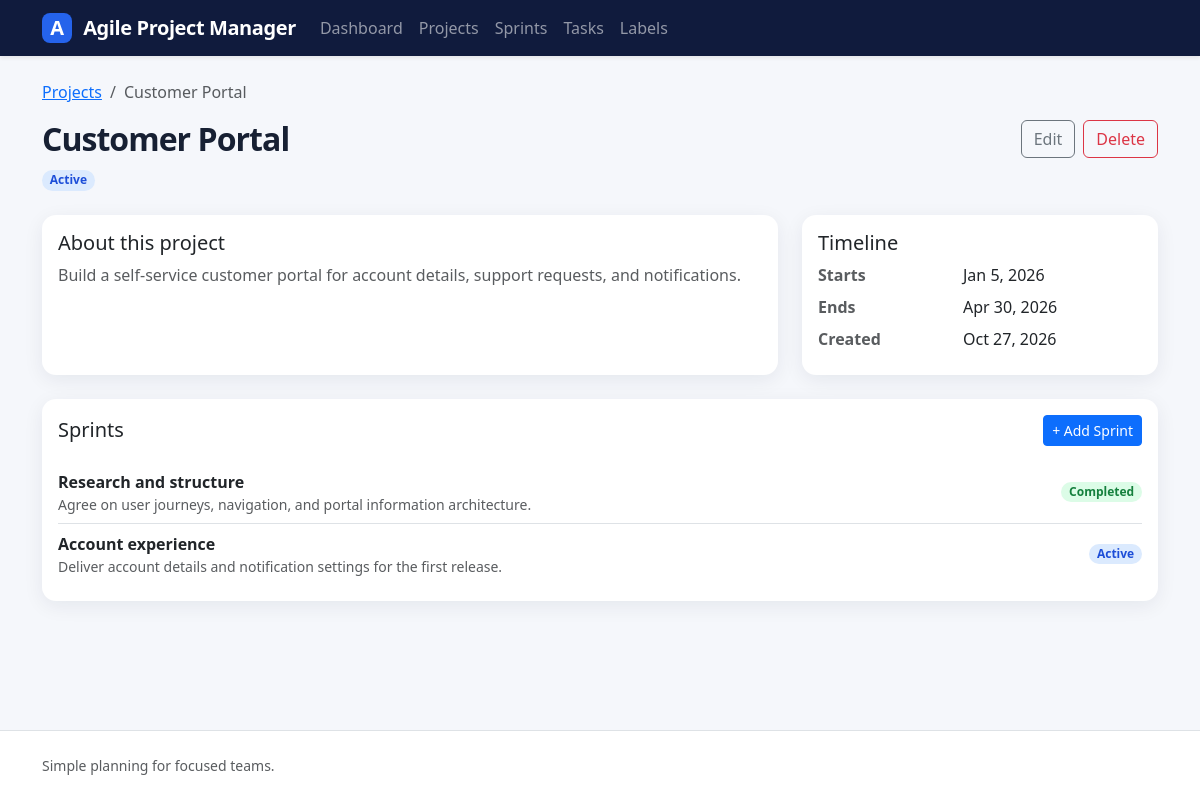
/projects/1/, run on the app's committed database.
### projects/models.py (models this page shows, shortened)
class Project(models.Model):
    class StatusChoices(models.TextChoices):
        ACTIVE = 'active', 'Active'
        COMPLETED = 'completed', 'Completed'
        ON_HOLD = 'on_hold', 'On Hold'
    name = models.CharField(
        max_length=100,
        validators=[MinLengthValidator(2)],
    )
    description = models.TextField(max_length=500, blank=True, null=True)
    start_date = models.DateField()
    end_date = models.DateField()
    status = models.CharField(choices=StatusChoices.choices, max_length=10)
    created_at = models.DateTimeField(auto_now_add=True)

### sprints/models.py (models this page shows, shortened)
class Sprint(models.Model):
    class StatusChoices(models.TextChoices):
        PLANNED = 'planned', 'Planned'
        ACTIVE = 'active', 'Active'
        COMPLETED = 'completed', 'Completed'
    project = models.ForeignKey(Project, on_delete=models.CASCADE)
    name = models.CharField(
        max_length=100,
        validators=[MinLengthValidator(4)],
    )
    goal = models.CharField(max_length=100)
    start_date = models.DateField()
    end_date = models.DateField()
    status = models.CharField(choices=StatusChoices.choices, max_length=10)

### projects/views.py (the view)
# urls.py: path('',  ProjectDetailView.as_view(), name='detail'),
class ProjectDetailView(DetailView):
    model = Project
    template_name = 'projects/project_detail.html'
    context_object_name = 'project'
    def get_context_data(self, **kwargs):
        context = super().get_context_data(**kwargs)
        context['sprints'] = Sprint.objects.filter(project=self.object)
        return context

### templates/projects/project_detail.html
{% extends "base.html" %}
{% block content %}
    <nav aria-label="breadcrumb" class="mb-3">
        <ol class="breadcrumb">
            <li class="breadcrumb-item">
                <a href="{% url 'projects:list' %}">
                    Projects
                </a>
            </li>
            <li class="breadcrumb-item active">
                {{ project.name }}
            </li>
        </ol>
    </nav>
    <div class="page-header">
        <div>
            <h1 class="h2 mb-2">
                {{ project.name|title }}
            </h1>
            <span class="badge rounded-pill badge-status-{{ project.status }}">
                {{ project.get_status_display|default:project.status|title }}
            </span>
        </div>
        <div class="d-flex gap-2">
            <a class="btn btn-outline-secondary" href="{% url 'projects:update' project.pk %}">
                Edit
            </a>
            <a class="btn btn-outline-danger" href="{% url 'projects:delete' project.pk %}">
                Delete
            </a>
        </div>
    </div>
    <div class="row g-4 mb-4">
        <div class="col-lg-8">
            <div class="card h-100">
                <div class="card-body">
                    <h2 class="h5">
                        About this project
                    </h2>
                    <p class="text-muted mb-0">
                        {{ project.description|default:"No description has been added yet."|linebreaksbr }}
                    </p>
                </div>
            </div>
        </div>
        <div class="col-lg-4">
            <div class="card h-100">
                <div class="card-body">
                    <h2 class="h5">
                        Timeline
                    </h2>
                    <dl class="row mb-0">
                        <dt class="col-5 text-muted">
                            Starts
                        </dt>
                        <dd class="col-7">
                            {{ project.start_date|date:"M j, Y" }}
                        </dd>
                        <dt class="col-5 text-muted">
                            Ends
                        </dt>
                        <dd class="col-7">
                            {{ project.end_date|date:"M j, Y" }}
                        </dd>
                        <dt class="col-5 text-muted">
                            Created
                        </dt>
                        <dd class="col-7">
                            {{ project.created_at|date:"M j, Y" }}
                        </dd>
                    </dl>
                </div>
            </div>
        </div>
    </div>
    <div class="card">
        <div class="card-body">
            <div class="d-flex justify-content-between align-items-center mb-3">
                <h2 class="h5 mb-0">
                    Sprints
                </h2>
                <a class="btn btn-sm btn-primary" href="{% url 'sprints:create' %}?project={{ project.pk }}">
                    + Add Sprint
                </a>
            </div>
            <div class="list-group list-group-flush">
                {% for sprint in sprints %}
                    <a href="{% url 'sprints:detail' sprint.pk %}" class="list-group-item list-group-item-action px-0 d-flex
                                            justify-content-between align-items-center">
                        <div>
                            <span class="fw-semibold">
                                {{ sprint.name }}
                            </span>
                            <div class="small text-muted">
                                {{ sprint.goal|truncatewords:12 }}
                            </div>
                        </div>
                        <span class="badge rounded-pill badge-status-{{ sprint.status }}">
                            {{ sprint.get_status_display|default:sprint.status|title }}
                        </span>
                    </a>
                {% empty %}
                    {% include "partials/_empty_state.html" with title="No sprints yet" message="Add a sprint to start planning this project." action_url=sprint_create_url action_text="Add sprint" %}
                {% endfor %}
            </div>
        </div>
    </div>
{% endblock %}

### static/css/style.css (style rules this page uses)
:root { --navy: #101b3d; --navy-light: #1b2b58; --blue: #2563eb; --page-bg: #f5f7fb; --ink: #172033; }
body { background: var(--page-bg); color: var(--ink); min-height: 100vh; display: flex; flex-direction: column; }
.page-header { display: flex; align-items: flex-start; justify-content: space-between; gap: 1rem; margin-bottom: 1.5rem; }
.page-header h1 { font-weight: 700; letter-spacing: -.03em; }
.card, .stat-card { border: 0; border-radius: 14px; box-shadow: 0 5px 20px rgba(16, 27, 61, .07); }
.badge-status-active, .badge-status-in_progress { background: #dbeafe; color: #1d4ed8; }
.badge-status-completed, .badge-status-done { background: #dcfce7; color: #15803d; }

### data on the page
Project: name "Customer Portal", status "Active", description "Build a self-service customer portal for account details, support requests, and notifications.", start_date "Jan 5, 2026", end_date "Apr 30, 2026", created_at "Oct 27, 2026"
Sprint: name "Research and structure", goal "Agree on user journeys, navigation, and portal information architecture.", status "Completed"
Sprint: name "Account experience", goal "Deliver account details and notification settings for the first release.", status "Active"
